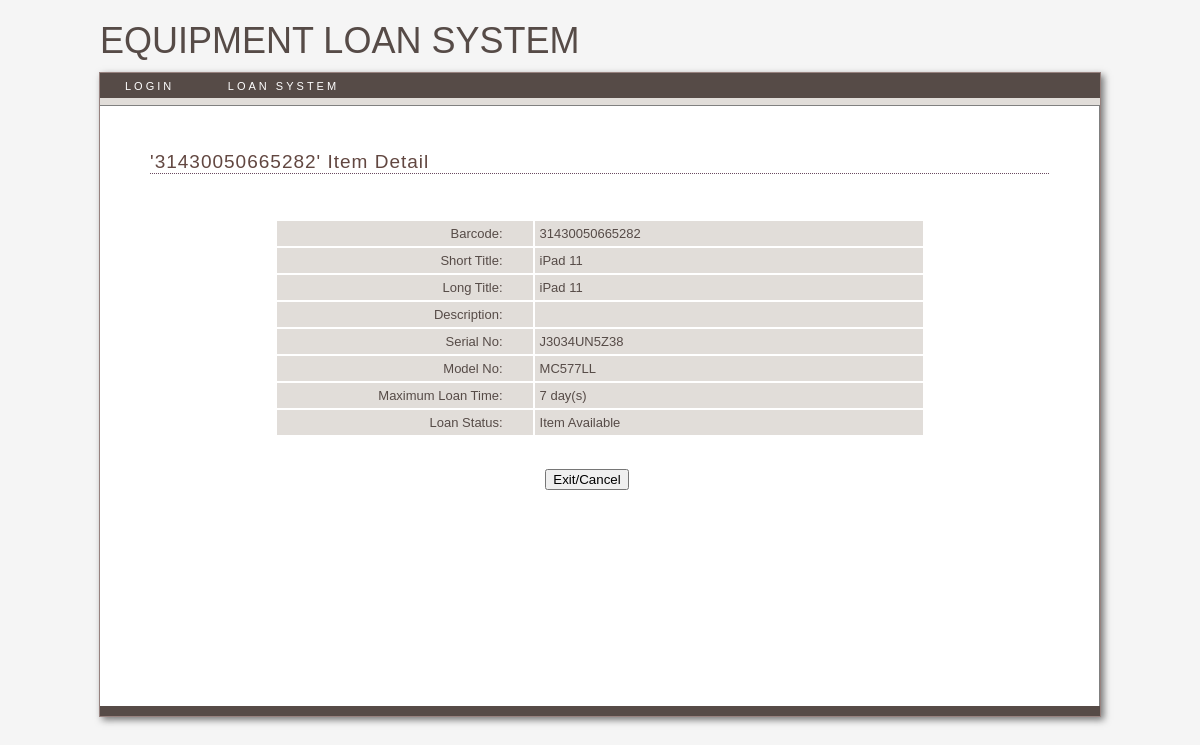
Page /equipment/view/loanitemdetail.php?action=viewitem&uid=57 on the committed database.
### tables this page shows
CREATE TABLE `loansystem` (
  `uid` int(11) NOT NULL AUTO_INCREMENT COMMENT 'Unique ID for this Loan Item Record.',
  `loangroup` varchar(10) DEFAULT NULL COMMENT 'Loan Group that this item belongs to (I.E. IT, Admin office etc)',
  `itemtitle` varchar(50) DEFAULT NULL COMMENT 'Title for this item',
  `shortitemtitle` varchar(27) DEFAULT NULL COMMENT 'Short title for the item (Used in the main page due to space restriction)',
  `itemdescription` text COMMENT 'Full Description of the item feature/issues etc.',
  `sortorder` int(11) DEFAULT '1' COMMENT 'Sort order is used on main page to re-organise the sort order of the items displayed.',
  `itembarcode` varchar(40) DEFAULT NULL,
  `itemserial` varchar(50) DEFAULT NULL COMMENT 'Serial Number of the item being loaned out.',
  `itemmodel` varchar(60) DEFAULT NULL COMMENT 'Model Number of the item being loaned out.',
  `itemloanflag` int(11) DEFAULT NULL COMMENT 'Indicateds if the item has been loaned (0=not on loan, 1=item on loan)',
  `warningamber` int(11) DEFAULT NULL COMMENT 'How may days before an amber alert is displayed regarding the item.',
  `warningred` int(11) DEFAULT NULL COMMENT 'How may days before an red alert is displayed regarding the item.',
  `loanoverride` int(11) DEFAULT NULL,
  `itemloanedtologinid` varchar(15) DEFAULT NULL COMMENT 'login ID of person who the item has been loaned out to.',
  `itemloanedtoname` varchar(40) DEFAULT NULL COMMENT 'Name of person who the item has been loaned out to.',
  `itemloanedtoemail` varchar(128) DEFAULT NULL,
  `itemloanedtophone` varchar(40) DEFAULT NULL,
  `itemloanedtoinstitution` varchar(100) DEFAULT NULL,
  `itemloanedtoprogram` varchar(45) DEFAULT NULL,
  `itemloanedtonotes` varchar(255) DEFAULT NULL COMMENT 'Notes regarding the loaning of this item.',
  `itemloandatestart` date DEFAULT NULL COMMENT 'Date when the item was loaned out to a person.',
  `itemlastcheckedoutbyname` varchar(40) DEFAULT NULL COMMENT 'Name of person who checked the item out.',
  `itemlastcheckedoutbyloginid` varchar(15) DEFAULT NULL COMMENT 'LoginID of person who checked the item out.',
  `itemlastcheckedindate` date DEFAULT NULL,
  `itemlastcheckedinbyname` varchar(40) DEFAULT NULL COMMENT 'Name of person who checked the item in.',
  `itemlastcheckedinbyloginid` varchar(15) DEFAULT NULL COMMENT 'LoginID of person who checked the item in.',
  `dateitemcreatedinsystem` varchar(30) DEFAULT NULL COMMENT 'Date this item was created in the Loan System',
  `itemcreatedbyinsystem` varchar(40) DEFAULT NULL COMMENT 'Name of person who created the item in the Loan System',
  `itemvisible` varchar(1) DEFAULT '1' COMMENT 'Should this item be seen in the loan system',
  `itemstolennotes` varchar(255) DEFAULT NULL COMMENT 'If the item was stolen, document who it was loaned to etc',
  PRIMARY KEY (`uid`),
  KEY `disp` (`uid`,`loangroup`,`shortitemtitle`,`itemloanedtologinid`)
);

### Equipment/view/loanitemdetail.php (the view, shortened to what this page needs)
<?PHP
include ("layout.php");
$action=@$_POST["action"];
if ($action)
		{
		$uid=@$_POST["uid"];
		$submit=@$_POST["Submit"];
		}
	else
		{
		$action=@$_GET["action"];
		$uid=@$_GET["uid"];
		}
if ($action=='viewitem')
	{
	$ListQuery = "SELECT
						loangroup,
						itemtitle,
						shortitemtitle,
						itemdescription,
						sortorder,
						itembarcode,
						itemserial,
						itemmodel,
						itemloanflag,
						warningamber,
						warningred,
						loanoverride,
						itemloanedtoname,
						itemloanedtologinid,
						itemloanedtoemail,
						itemloanedtophone,
						itemloandatestart,
						itemlastcheckedoutbyname,
						itemlastcheckedoutbyloginid,
						itemlastcheckedindate,
						itemlastcheckedinbyname,
						itemlastcheckedinbyloginid,
						dateitemcreatedinsystem,
						itemcreatedbyinsystem
				FROM loansystem WHERE uid='".$uid."'";
	$ListResult = @MYSQL_QUERY($ListQuery);
	$ListNum = mysql_num_rows($ListResult);
	if ($ListNum<=0)
		{
		print 'Error: Item "'.$uid.'" was not found!';
		}
	else
		{
		$ListQueryRow = @mysql_fetch_array($ListResult);
		?>
<BR><H1>'<?php  echo strtoupper($ListQueryRow['itembarcode'])?>' Item Detail</H1>
<BR><?php
	if (@$message)
		print '<div align="center"><font class="messagetext"><b>'.$message.'&nbsp;</b></font></div><br>';
	else
		print '<br>';
	?>
        <div align="center">
		<table width="650" border="0">
		<tr>
			<td width="250" CLASS="tablebody" align="right">Barcode:</td>
			<td width="400" CLASS="tablebody" align="left"><?php echo $ListQueryRow['itembarcode']?>&nbsp;</td>
		</tr>
		<tr>
			<td CLASS="tablebody" align="right">Short Title:</td>
			<td CLASS="tablebody" align="left"><?php echo $ListQueryRow['shortitemtitle']?>&nbsp;</td>
		</tr>
		<tr>
			<td CLASS="tablebody" align="right">Long Title:</td>
			<td CLASS="tablebody" align="left"><?php echo $ListQueryRow['itemtitle']?>&nbsp;</td>
		</tr>
		<tr>
			<td CLASS="tablebody" align="right">Description:</td>
			<td CLASS="tablebody" align="left"><?php echo $ListQueryRow['itemdescription']?>&nbsp;</td>
		</tr>
		<tr>
			<td CLASS="tablebody" align="right">Serial No:</td>
			<td CLASS="tablebody" align="left"><?php echo $ListQueryRow['itemserial']?>&nbsp;</td>
		</tr>
		<tr>
			<td CLASS="tablebody" align="right">Model No:</td>
			<td CLASS="tablebody" align="left"><?php echo $ListQueryRow['itemmodel']?>&nbsp;</td>
		</tr>
		<tr>
			<td CLASS="tablebody" align="right">Maximum Loan Time:</td>
			<td CLASS="tablebody" align="left"><?php
			if ($ListQueryRow['loanoverride']>=1)
				print $ListQueryRow['loanoverride'];
			else
				print $ListQueryRow['warningred'];
			?>&nbsp;day(s)&nbsp;</td>
		</tr>
<?PHP   if ($ListQueryRow['itemloanflag']==0)
			{ ?>
		<tr>
			<td CLASS="tablebody" align="right">Loan Status:</td>
			<td CLASS="tablebody" align="left">Item Available</td>
		</tr>
		<?php	}
		?>
  		<tr>
			<td colspan="2" align="center">&nbsp;</td>
		</tr>
		<tr>
			<td align="center" colspan="2"><FORM NAME="form3_a" METHOD="post" ACTION="">
			   	    <INPUT TYPE="submit" NAME="Submit" VALUE="Exit/Cancel">
				</FORM>
            </td>
		</tr>
		</table>
        </div>
		<?php
		}
	}
?>

### Equipment/css/main.css (style rules this page uses)
#ng_bitflux_org, body { color: #564b47; font-size: 13px; font-family: 'Lucida Grande', Verdana, Arial, sans-serif; padding:0; margin: 0 0 10px; background: fixed bottom #f5f5f5; }
h1 { font-size:19px; font-weight: normal; }
form { padding: 0; margin: 0; }
#content h1 { letter-spacing: 1px; color: #6b4a60; color: #624741; margin: 0 50px 15px 50px; padding:0; border-bottom: 1px dotted #6b4a60; }
#content table { margin: 00px 50px; padding:0px; }
#content table td { padding: 5px 30px 5px 5px; margin:0px; }
.tablebody { background-color: #e1ddd9; }

### rows in the picture
loansystem: itembarcode "31430050665282", shortitemtitle "iPad 11", itemtitle "iPad 11", itemserial "J3034UN5Z38", itemmodel "MC577LL", warningred "7"
